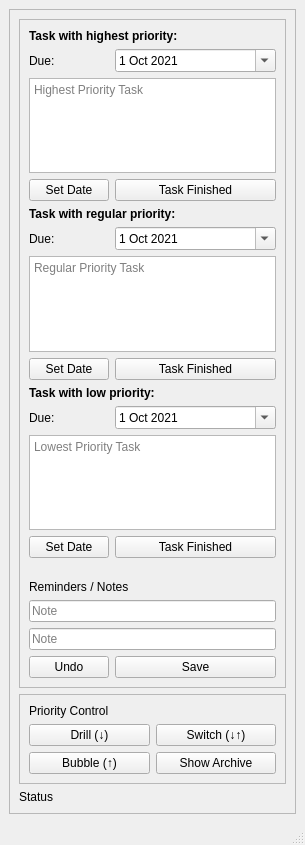
<?xml version="1.0" encoding="UTF-8"?>
<ui version="4.0">
 <class>MainWindow</class>
 <widget class="QMainWindow" name="MainWindow">
  <property name="geometry">
   <rect>
    <x>0</x>
    <y>0</y>
    <width>305</width>
    <height>845</height>
   </rect>
  </property>
  <property name="windowTitle">
   <string>MainWindow</string>
  </property>
  <widget class="QWidget" name="centralwidget">
   <layout class="QGridLayout" name="gridLayout">
    <item row="0" column="0">
     <widget class="QFrame" name="outer_frame">
      <property name="frameShape">
       <enum>QFrame::StyledPanel</enum>
      </property>
      <property name="frameShadow">
       <enum>QFrame::Raised</enum>
      </property>
      <layout class="QGridLayout" name="gridLayout_3">
       <item row="0" column="0">
        <widget class="QFrame" name="task_frame">
         <property name="frameShape">
          <enum>QFrame::StyledPanel</enum>
         </property>
         <property name="frameShadow">
          <enum>QFrame::Raised</enum>
         </property>
         <layout class="QFormLayout" name="formLayout_2">
          <item row="0" column="0" colspan="2">
           <widget class="QLabel" name="label_high_priority">
            <property name="font">
             <font>
              <weight>75</weight>
              <bold>true</bold>
             </font>
            </property>
            <property name="text">
             <string>Task with highest priority:</string>
            </property>
           </widget>
          </item>
          <item row="1" column="0">
           <widget class="QLabel" name="label_first_due">
            <property name="text">
             <string>Due:</string>
            </property>
           </widget>
          </item>
          <item row="1" column="1">
           <widget class="QDateEdit" name="first_dateEdit">
            <property name="dateTime">
             <datetime>
              <hour>0</hour>
              <minute>0</minute>
              <second>0</second>
              <year>2021</year>
              <month>10</month>
              <day>1</day>
             </datetime>
            </property>
            <property name="calendarPopup">
             <bool>true</bool>
            </property>
           </widget>
          </item>
          <item row="2" column="0" colspan="2">
           <widget class="QPlainTextEdit" name="first_task_textEdit">
            <property name="placeholderText">
             <string>Highest Priority Task</string>
            </property>
           </widget>
          </item>
          <item row="5" column="0">
           <widget class="QPushButton" name="setFirstDate_button">
            <property name="text">
             <string>Set Date</string>
            </property>
           </widget>
          </item>
          <item row="5" column="1">
           <widget class="QPushButton" name="first_task_button">
            <property name="text">
             <string>Task Finished</string>
            </property>
           </widget>
          </item>
          <item row="6" column="0" colspan="2">
           <widget class="QLabel" name="label_regular_priority">
            <property name="font">
             <font>
              <weight>75</weight>
              <bold>true</bold>
             </font>
            </property>
            <property name="text">
             <string>Task with regular priority:</string>
            </property>
           </widget>
          </item>
          <item row="7" column="0">
           <widget class="QLabel" name="label_second_due">
            <property name="text">
             <string>Due:</string>
            </property>
           </widget>
          </item>
          <item row="7" column="1">
           <widget class="QDateEdit" name="second_dateEdit">
            <property name="dateTime">
             <datetime>
              <hour>0</hour>
              <minute>0</minute>
              <second>0</second>
              <year>2021</year>
              <month>10</month>
              <day>1</day>
             </datetime>
            </property>
            <property name="calendarPopup">
             <bool>true</bool>
            </property>
           </widget>
          </item>
          <item row="8" column="0" colspan="2">
           <widget class="QPlainTextEdit" name="second_task_textEdit">
            <property name="placeholderText">
             <string>Regular Priority Task</string>
            </property>
           </widget>
          </item>
          <item row="9" column="0">
           <widget class="QPushButton" name="setSecondDate_button">
            <property name="text">
             <string>Set Date</string>
            </property>
           </widget>
          </item>
          <item row="9" column="1">
           <widget class="QPushButton" name="second_task_button">
            <property name="text">
             <string>Task Finished</string>
            </property>
           </widget>
          </item>
          <item row="10" column="0" colspan="2">
           <widget class="QLabel" name="label_low_priority">
            <property name="font">
             <font>
              <weight>75</weight>
              <bold>true</bold>
             </font>
            </property>
            <property name="text">
             <string>Task with low priority:</string>
            </property>
           </widget>
          </item>
          <item row="11" column="0">
           <widget class="QLabel" name="label_third_due">
            <property name="text">
             <string>Due:</string>
            </property>
           </widget>
          </item>
          <item row="11" column="1">
           <widget class="QDateEdit" name="third_dateEdit">
            <property name="dateTime">
             <datetime>
              <hour>0</hour>
              <minute>0</minute>
              <second>0</second>
              <year>2021</year>
              <month>10</month>
              <day>1</day>
             </datetime>
            </property>
            <property name="calendarPopup">
             <bool>true</bool>
            </property>
           </widget>
          </item>
          <item row="12" column="0" colspan="2">
           <widget class="QPlainTextEdit" name="third_task_textEdit">
            <property name="placeholderText">
             <string>Lowest Priority Task</string>
            </property>
           </widget>
          </item>
          <item row="13" column="0">
           <widget class="QPushButton" name="setThirdDate_button">
            <property name="text">
             <string>Set Date</string>
            </property>
           </widget>
          </item>
          <item row="13" column="1">
           <widget class="QPushButton" name="third_task_button">
            <property name="text">
             <string>Task Finished</string>
            </property>
           </widget>
          </item>
          <item row="14" column="0">
           <spacer name="verticalSpacer">
            <property name="orientation">
             <enum>Qt::Vertical</enum>
            </property>
            <property name="sizeType">
             <enum>QSizePolicy::Minimum</enum>
            </property>
            <property name="sizeHint" stdset="0">
             <size>
              <width>20</width>
              <height>10</height>
             </size>
            </property>
           </spacer>
          </item>
          <item row="16" column="0" colspan="2">
           <widget class="QLabel" name="label_reminder">
            <property name="text">
             <string>Reminders / Notes</string>
            </property>
           </widget>
          </item>
          <item row="17" column="0" colspan="2">
           <widget class="QLineEdit" name="reminder_lineEdit">
            <property name="text">
             <string/>
            </property>
            <property name="placeholderText">
             <string>Note</string>
            </property>
           </widget>
          </item>
          <item row="18" column="0" colspan="2">
           <widget class="QLineEdit" name="reminder_lineEdit_2">
            <property name="placeholderText">
             <string>Note</string>
            </property>
           </widget>
          </item>
          <item row="19" column="0">
           <widget class="QPushButton" name="undo_button">
            <property name="text">
             <string>Undo</string>
            </property>
           </widget>
          </item>
          <item row="19" column="1">
           <widget class="QPushButton" name="save_button">
            <property name="text">
             <string>Save</string>
            </property>
           </widget>
          </item>
         </layout>
        </widget>
       </item>
       <item row="1" column="0">
        <widget class="QFrame" name="button_frame">
         <property name="frameShape">
          <enum>QFrame::StyledPanel</enum>
         </property>
         <property name="frameShadow">
          <enum>QFrame::Raised</enum>
         </property>
         <layout class="QGridLayout" name="gridLayout_2">
          <item row="0" column="0" colspan="2">
           <widget class="QLabel" name="label_control_title">
            <property name="text">
             <string>Priority Control</string>
            </property>
           </widget>
          </item>
          <item row="1" column="0">
           <widget class="QPushButton" name="drill_button">
            <property name="text">
             <string>Drill (↓)</string>
            </property>
           </widget>
          </item>
          <item row="1" column="1">
           <widget class="QPushButton" name="switch_button">
            <property name="text">
             <string>Switch (↓↑)</string>
            </property>
           </widget>
          </item>
          <item row="2" column="0">
           <widget class="QPushButton" name="bubble_button">
            <property name="text">
             <string>Bubble (↑)</string>
            </property>
           </widget>
          </item>
          <item row="2" column="1">
           <widget class="QPushButton" name="showArchive_button">
            <property name="text">
             <string>Show Archive</string>
            </property>
           </widget>
          </item>
         </layout>
        </widget>
       </item>
       <item row="2" column="0">
        <widget class="QLabel" name="label_status">
         <property name="text">
          <string>Status</string>
         </property>
        </widget>
       </item>
      </layout>
     </widget>
    </item>
   </layout>
  </widget>
  <widget class="QMenuBar" name="menubar">
   <property name="geometry">
    <rect>
     <x>0</x>
     <y>0</y>
     <width>305</width>
     <height>21</height>
    </rect>
   </property>
  </widget>
  <widget class="QStatusBar" name="statusbar"/>
 </widget>
 <resources/>
 <connections/>
</ui>
